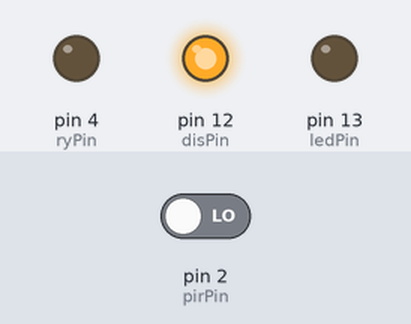
Bench run of a sketch on a simulated Arduino Uno, built with avr-gcc and run on an emulated ATmega328P. On the bench: output pins drawn as LEDs (lit = HIGH). Inputs (shaded band) come from the test bench; at power-on: pin 2 (pirPin) LOW. What the sketch prints to the serial monitor is not drawn.

Above: at 16.7 s.
16.8 s: pin 2 (pirPin) driven HIGH
At 18.0 s:
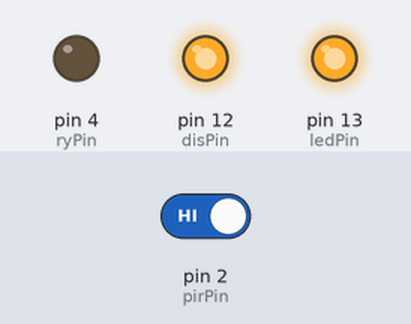
18.3 s: pin 2 (pirPin) driven LOW
At 19.4 s:
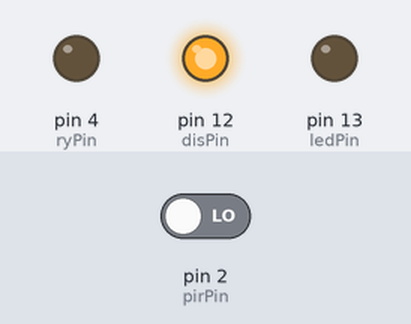
Timing chart, 0 to 21.3 s (numbered marks = the images above; inputs shaded):
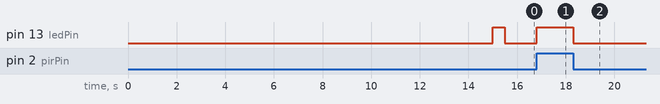

Measured:
- after the input at 16.8 s, pin 13 (ledPin): LOW → HIGH at once
- after the input at 18.3 s, pin 13 (ledPin): HIGH → LOW at once

The sketch:

pir_motion_sw.ino
```cpp
/*
 * //////////////////////////////////////////////////
 * //making sense of PIR sensor's output
 * //////////////////////////////////////////////////
 *
 * Switches a LED according to the state of the sensors output pin.
 * Determines the beginning and end of continuous motion sequences.
 *
 * @author: Prarinya Ekapho
 * @date:   3 November 2016
 *
 * The sensor's output pin goes to HIGH if motion is present.
 * However, even if motion is present it goes to LOW from time to time,
 * which might give the impression no motion is present.
 * This program deals with this issue by ignoring LOW-phases shorter than a given time,
 * assuming continuous motion is present during these phases.
 *
 */

//the time we give the sensor to calibrate (10-60 secs according to the datasheet)
int calibrationTime = 15; //select 15 secs

//the time when the sensor outputs a low impulse
long unsigned int lowIn;

//the amount of milliseconds the sensor has to be low
//before we assume all motion has stopped
long unsigned int pause = 300000;  //delay on time about 5 min.

boolean lockLow = true;
boolean takeLowTime;

int pirPin = 2;    //the digital pin connected to the PIR sensor's output
int ryPin = 4;    //the digital pin connected to relay module
int disPin = 12;  //indicale to green LED
int ledPin = 13;  //indicate sensing from PIR sensor


//SETUP
void setup(){
  Serial.begin(115200);
  pinMode(pirPin, INPUT);
  pinMode(ryPin, OUTPUT);
  pinMode(disPin, OUTPUT);
  pinMode(ledPin, OUTPUT);
  digitalWrite(pirPin, LOW);
  digitalWrite(ryPin, LOW); //for active 'LOW' relay module
  digitalWrite(disPin, HIGH); //indicale to green LED
  //digitalWrite(ryPin, HIGH); //for active 'HIGH' relay module

  //give the sensor some time to calibrate
  Serial.print("calibrating sensor ");
    for(int i = 0; i < calibrationTime; i++){
      Serial.print(".");
      delay(1000);
      }
    Serial.println(" done");
    Serial.println("SENSOR ACTIVE");
    digitalWrite(ledPin, HIGH);   //the led visualizes the sensors output pin state
    delay(500);
    digitalWrite(ledPin, LOW);  //the led visualizes the sensors output pin state
  }

//LOOP
void loop(){

     if(digitalRead(pirPin) == HIGH){
       digitalWrite(ledPin, HIGH);   //the led visualizes the sensors output pin state
       if(lockLow){
         //makes sure we wait for a transition to LOW before any further output is made:
         lockLow = false;
         Serial.println("#####");
         Serial.print("motion detected at ");
         Serial.print(millis()/1000);
         Serial.println(" sec");
         digitalWrite(ryPin, LOW); //for active 'LOW' module
         digitalWrite(disPin, HIGH);//indicale to green LED
         //digitalWrite(ryPin, HIGH); //for active 'HIGH' module
         delay(50);
         }
         takeLowTime = true;
       }

     if(digitalRead(pirPin) == LOW){
       digitalWrite(ledPin, LOW);  //the LED visualizes the sensors output pin state

       if(takeLowTime){
        lowIn = millis();          //save the time of the transition from high to LOW
        takeLowTime = false;       //make sure this is only done at the start of a LOW phase
        }
       //if the sensor is low for more than the given pause,
       //we assume that no more motion is going to happen
       if(!lockLow && millis() - lowIn > pause){
           //makes sure this block of code is only executed again after
           //a new motion sequence has been detected
           lockLow = true;
           Serial.print("motion ended at ");      //output
           Serial.print((millis() - pause)/1000);
           Serial.println(" sec");
           digitalWrite(ryPin, HIGH); //for active 'LOW' module
           digitalWrite(disPin, LOW); //
           //digitalWrite(ryPin, LOW); //for active 'HIGH' module
           delay(50);
           }
       }
  }
```
